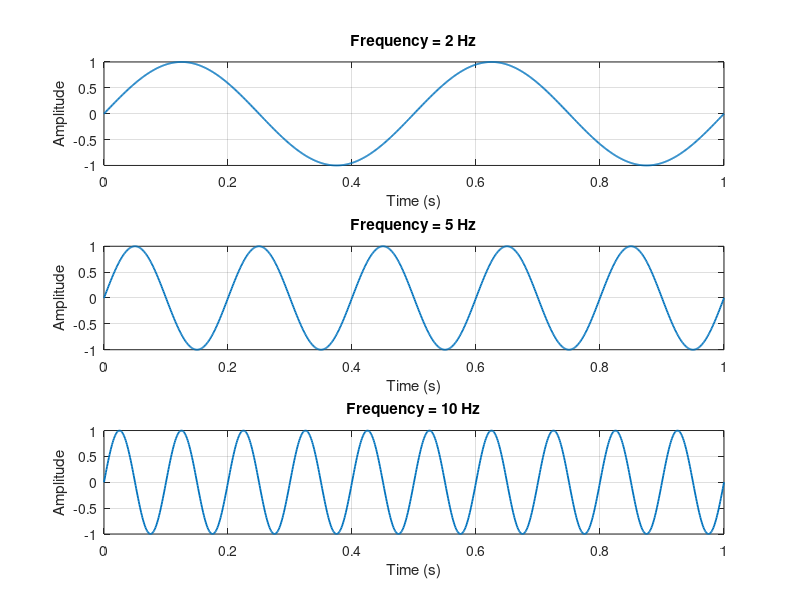
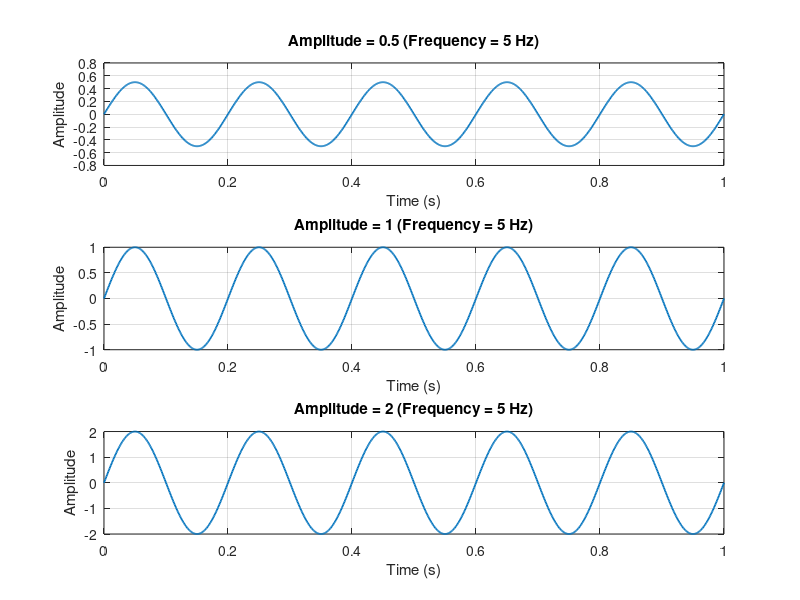
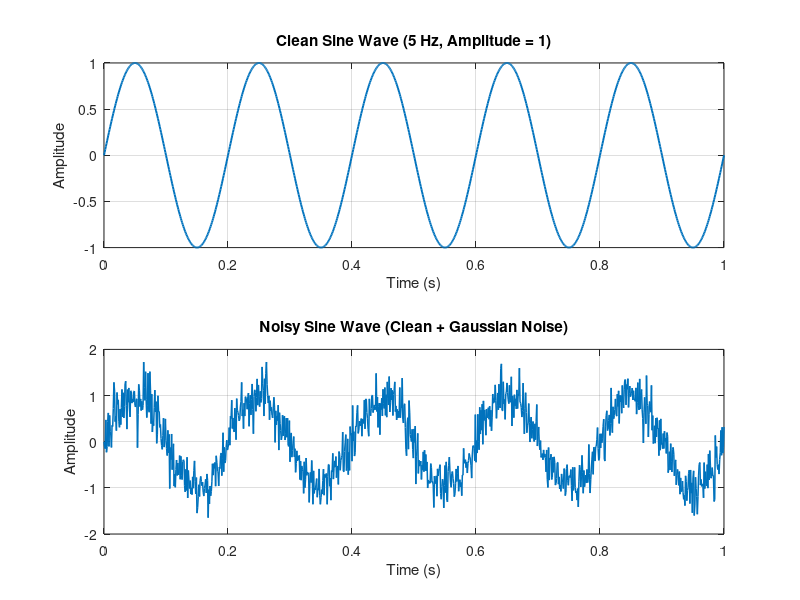
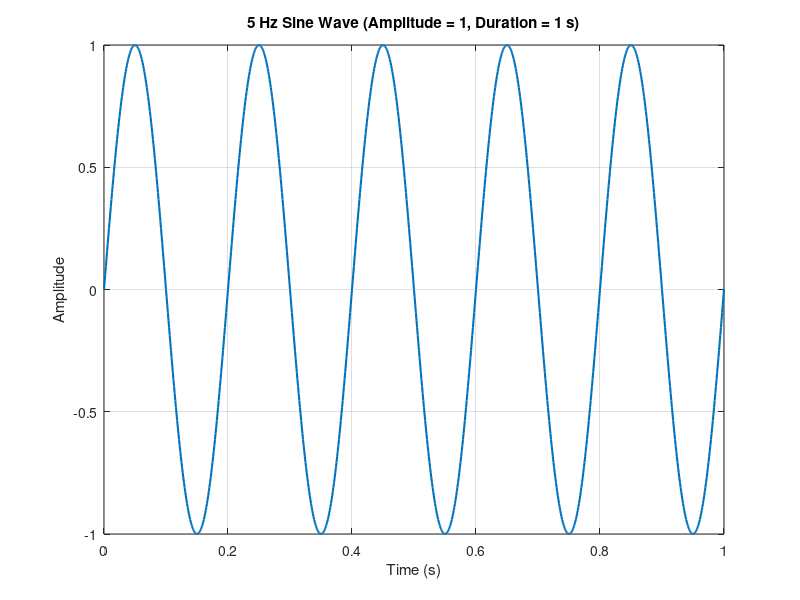

Here is the MATLAB script that generated these plots, in order:
%% Lecture 01: Signal Visualization in MATLAB
clear; clc; close all;

% Sampling parameters (high enough to avoid aliasing up to 10+ Hz)
fs = 1000;          % Sampling frequency (Hz)
duration = 1;       % Signal duration (seconds)
t = 0:1/fs:duration;

%% Task 1: Create a Sine Wave (A = 1, f = 5 Hz, 1 s)
A1 = 1;
f1 = 5;
y1 = A1 * sin(2 * pi * f1 * t);

figure('Name', 'Task 1: 5 Hz Sine Wave');
plot(t, y1, 'LineWidth', 1.5);
title('5 Hz Sine Wave (Amplitude = 1, Duration = 1 s)');
xlabel('Time (s)');
ylabel('Amplitude');
grid on;

%% Task 2: Compare Different Frequencies (2 Hz, 5 Hz, 10 Hz)
y_2hz  = sin(2 * pi * 2 * t);
y_5hz  = sin(2 * pi * 5 * t);
y_10hz = sin(2 * pi * 10 * t);

fig_freq = figure('Name', 'Task 2: Frequency Comparison');
subplot(3, 1, 1);
plot(t, y_2hz, 'LineWidth', 1.3);
title('Frequency = 2 Hz');
xlabel('Time (s)');
ylabel('Amplitude');
grid on;

subplot(3, 1, 2);
plot(t, y_5hz, 'LineWidth', 1.3);
title('Frequency = 5 Hz');
xlabel('Time (s)');
ylabel('Amplitude');
grid on;

subplot(3, 1, 3);
plot(t, y_10hz, 'LineWidth', 1.3);
title('Frequency = 10 Hz');
xlabel('Time (s)');
ylabel('Amplitude');
grid on;

saveas(fig_freq, 'frequency_comparison.png');

%% Task 3: Compare Different Amplitudes (0.5, 1, 2 at 5 Hz)
f_common = 5;
y_amp05 = 0.5 * sin(2 * pi * f_common * t);
y_amp1  = 1.0 * sin(2 * pi * f_common * t);
y_amp2  = 2.0 * sin(2 * pi * f_common * t);

fig_amp = figure('Name', 'Task 3: Amplitude Comparison');
subplot(3, 1, 1);
plot(t, y_amp05, 'LineWidth', 1.3);
title('Amplitude = 0.5 (Frequency = 5 Hz)');
xlabel('Time (s)');
ylabel('Amplitude');
grid on;

subplot(3, 1, 2);
plot(t, y_amp1, 'LineWidth', 1.3);
title('Amplitude = 1 (Frequency = 5 Hz)');
xlabel('Time (s)');
ylabel('Amplitude');
grid on;

subplot(3, 1, 3);
plot(t, y_amp2, 'LineWidth', 1.3);
title('Amplitude = 2 (Frequency = 5 Hz)');
xlabel('Time (s)');
ylabel('Amplitude');
grid on;

saveas(fig_amp, 'amplitude_comparison.png');

%% Task 4: Add Noise
rng(42); % Reproducible seed for random noise
clean_signal = sin(2 * pi * 5 * t);
noise = 0.3 * randn(size(t)); % Zero-mean Gaussian white noise
noisy_signal = clean_signal + noise;

fig_noise = figure('Name', 'Task 4: Clean vs. Noisy Signal');
subplot(2, 1, 1);
plot(t, clean_signal, 'LineWidth', 1.4);
title('Clean Sine Wave (5 Hz, Amplitude = 1)');
xlabel('Time (s)');
ylabel('Amplitude');
grid on;

subplot(2, 1, 2);
plot(t, noisy_signal, 'LineWidth', 1.1);
title('Noisy Sine Wave (Clean + Gaussian Noise)');
xlabel('Time (s)');
ylabel('Amplitude');
grid on;

saveas(fig_noise, 'clean_vs_noisy_signal.png');
